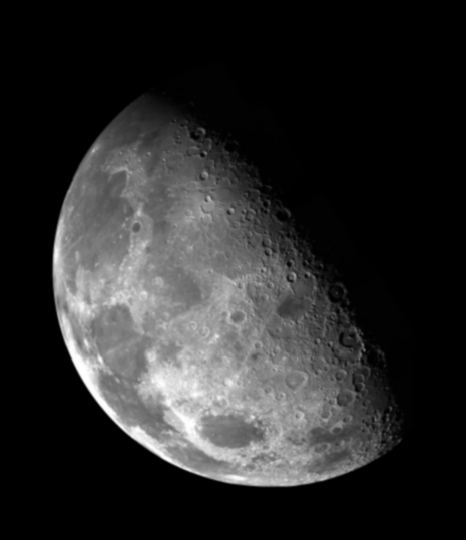
#> input picture DIP3E_Original/CH04_Images/Fig0458(a)(blurry_moon).tif, 466 x 540 px
$ python NG04-Laplacian_FrequencyDomain.py
#> lines starting #> are read from the running program, lines starting #| are printed output that depends on the picture; after the words box and inside, x2 and y2 are one past the last pixel; in counts of white or black regions, pixels touching at a corner belong together
#!/usr/bin/env python

# 拉普拉斯频率域
# H(u,v) = -4*pi**2*dist**2
# delta_f = ifft(H(u,v)*F(u,v))
# res_f = f - c*delta_f
#

import cv2
import numpy as np
import matplotlib.pyplot as plt

def fft_im(im, plot: plt.Axes = None):
    gray_im = cv2.cvtColor(im, cv2.COLOR_BGR2GRAY)
    rows, cols = gray_im.shape[:2]
    M, N = cv2.getOptimalDFTSize(rows), cv2.getOptimalDFTSize(cols)
    print('origin size({},{}) vs padded size({},{})'.format(rows, cols, M, N))

    # normal
    normal_im = np.zeros_like(gray_im)
    cv2.normalize(gray_im, normal_im, norm_type=cv2.NORM_MINMAX)

    # pad image
    ext_im = np.zeros((M, N), dtype=np.float32)
    ext_im[0:rows, 0:cols] = normal_im
    # fft and shift
    fft = np.fft.fft2(ext_im)
    fft_shift = np.fft.fftshift(fft)
    if plot is not None:
        spectrum = np.log(np.abs(fft_shift))
        plot.set_title('spectrum')
        plot.imshow(gray_im, cmap='gray')
        plot.set_xticks([])
        plot.set_yticks([])
    return fft_shift

def apply_laps(fft):
    M, N = np.shape(fft)
    cm, cn = int(M/2), int(N/2)
    H = np.zeros((M,N))
    for u in range(M):
        for v in range(N):
            H[u,v] = -4*(np.pi**2)*((u-cm)**2+(v-cn)**2)
    filtered_im = fft * H
    ifft_shift = np.fft.ifftshift(filtered_im)
    ifft = np.fft.ifft2(ifft_shift)
    return np.abs(ifft)

if __name__ == '__main__':
    figure = plt.figure()

    im = cv2.imread('CH04_Images/Fig0458(a)(blurry_moon).tif')
#> im is the input picture: shape (540, 466, 3); min 0, max 254, mean 42.7
    rows, cols = im.shape[:2]
#> rows = 540; cols = 466
    gray_im = cv2.cvtColor(im, cv2.COLOR_BGR2GRAY)

    fft = fft_im(im, figure.add_subplot(121))
#| origin size(540,466) vs padded size(540,480)
#> in fft_im, `cv2.normalize(gray_im, normal_im, norm_type=cv2.NORM_MINMAX)`:
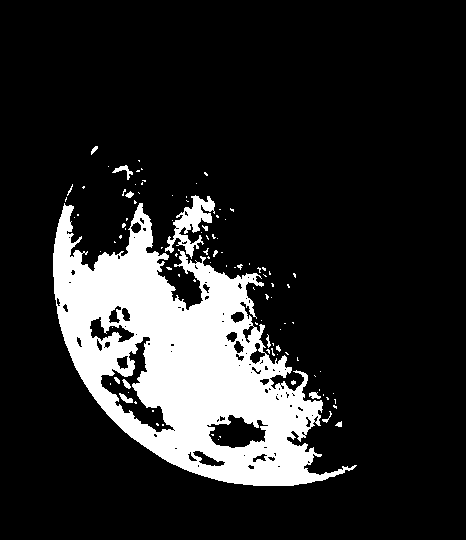
#> normal_im: shape (540, 466); values 0 (black) and 1 (white), 15.8% white; 103 white regions (87 under 20 px), largest, box (x1, y1, x2, y2) and area: (53, 203, 357, 486) 37507, (165, 195, 215, 259) 1194, (112, 165, 133, 180) 100
#> in fft_im, `ext_im[0:rows, 0:cols] = normal_im`:
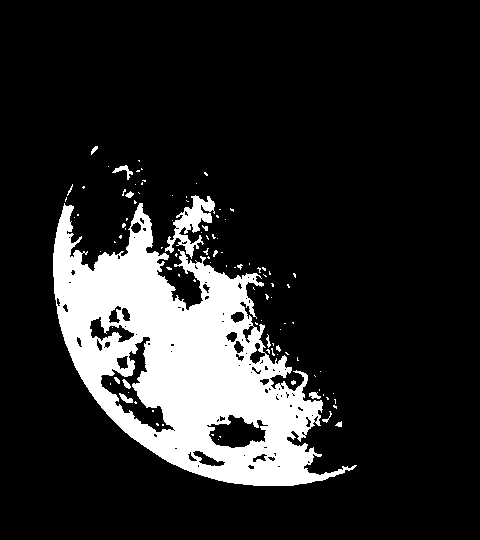
#> ext_im: shape (540, 480) float32; values 0 (black) and 1 (white), 15.3% white; 103 white regions (87 under 20 px), largest, box (x1, y1, x2, y2) and area: (53, 203, 357, 486) 37507, (165, 195, 215, 259) 1194, (112, 165, 133, 180) 100
#> in fft_im, `spectrum = np.log(np.abs(fft_shift))`:
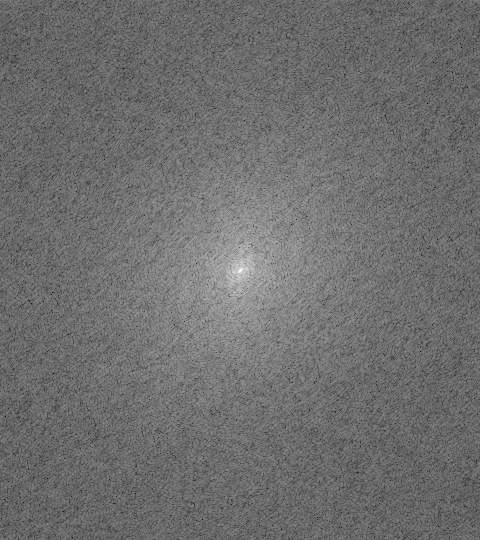
#> spectrum: shape (540, 480) float64; min -1.88, max 10.59, mean 3.54; drawn with min black and max white

    delta_f = np.exp(np.log(apply_laps(fft)))
#> after the loop in apply_laps, `for u in range(M):`:
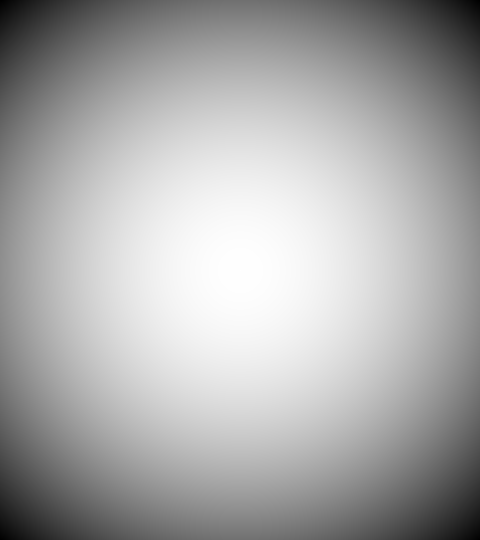
#> H: shape (540, 480) float64; min -5151933.5, max 0, mean -1717324.3; drawn with min black and max white
#> in apply_laps, `return np.abs(ifft)`:
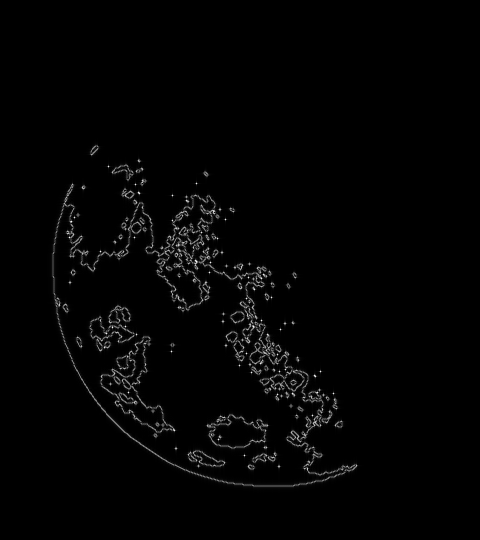
#> returned value: shape (540, 480) float64; min 6.03e-13, max 1833153.8, mean 27800.2; drawn with min black and max white
    # crop
    delta_f = delta_f[0:rows, 0:cols]
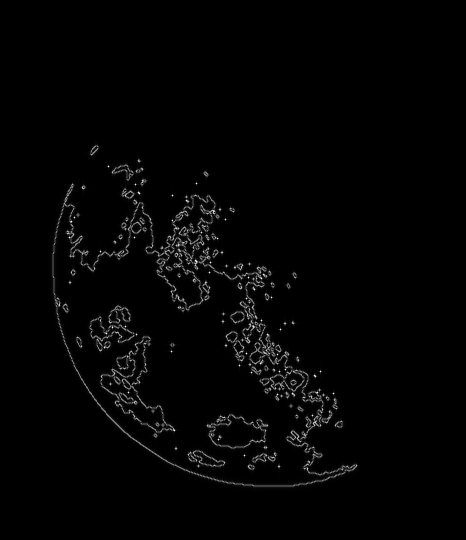
#> delta_f: shape (540, 466) float64; min 1.29e-12, max 1833153.8, mean 28634.4; drawn with min black and max white
    print(delta_f, np.max(delta_f), np.min(delta_f))
#> (printed output is left out)

    # normal
    # normal_im = np.zeros_like(gray_im)
    # cv2.normalize(gray_im, normal_im, norm_type=cv2.NORM_MINMAX)

    res = gray_im - delta_f
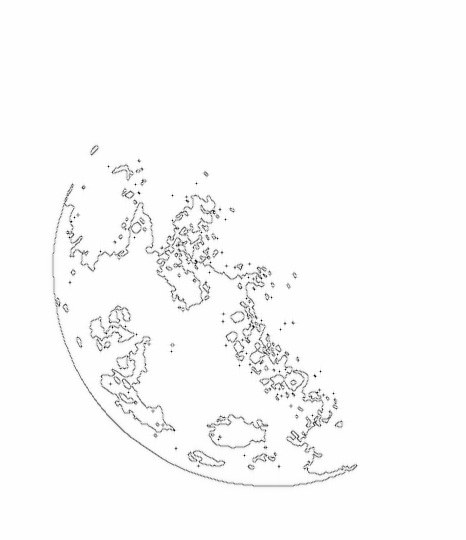
#> res: shape (540, 466) float64; min -1833025.8, max 247.5, mean -28591.7; drawn with min black and max white
    print(res)
#> (printed output is left out)
    plotr = figure.add_subplot(122)
    plotr.imshow(res, cmap='gray')
    plotr.set_title('result')
    plotr.set_xticks([])
    plotr.set_yticks([])

    plt.show()
